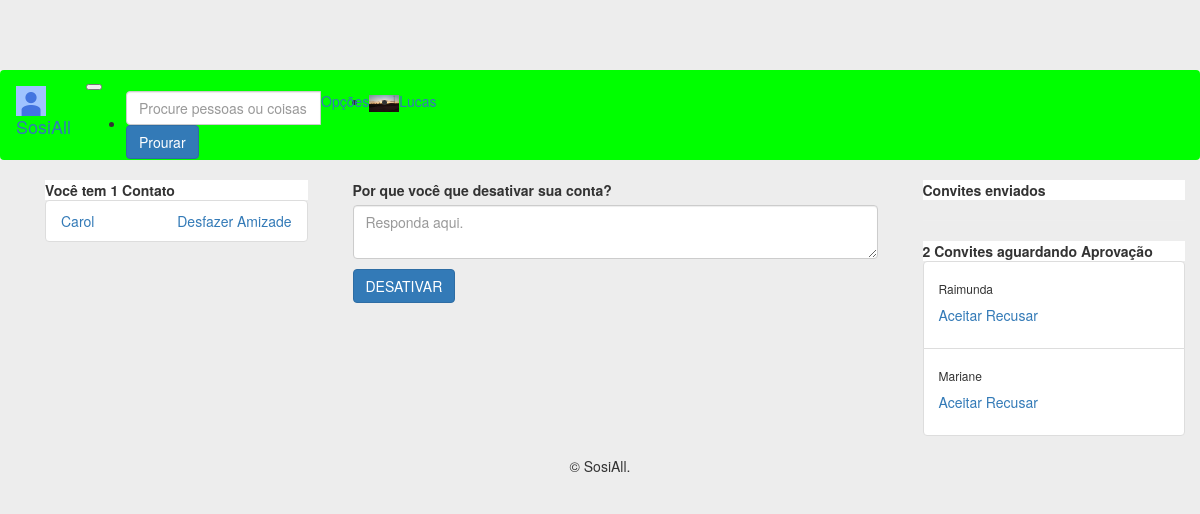
Before: /desativar/ (signed in) with the older database file.
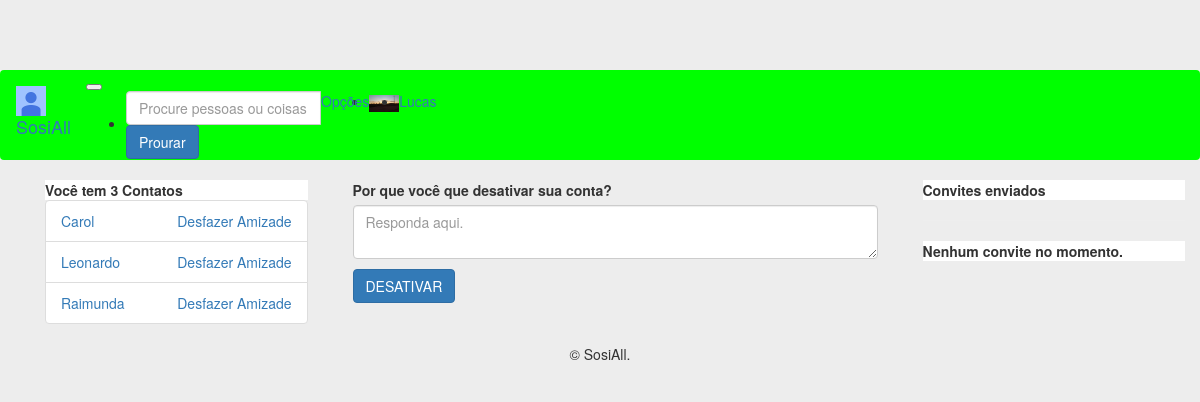
After: the same page with the newer database file.
### perfis/models.py (models this page shows, shortened)
class Perfil(models.Model):
    nome = models.CharField(max_length=255, null=False)
    telefone = models.CharField(max_length=15, null=False)
    nome_empresa = models.CharField(max_length=255, null=False)
    contatos = models.ManyToManyField('Perfil')
    usuario = models.OneToOneField(User, related_name='perfil', on_delete=models.CASCADE)
    criado_em = models.DateTimeField(auto_now_add=True)
    atualizado_em = models.DateTimeField(auto_now=True)
    convidavel = models.BooleanField(blank=True, null=True)
    ativa = models.BooleanField(default=True)
    justificativa = models.TextField(null=True)
    bloqueado = models.BooleanField(default=False)
    error_mensage = models.CharField(max_length=512, null=True)
    foto = models.ImageField(blank=True, null=True, upload_to='media/')
    capa = models.ImageField(blank=True, null=True, upload_to='media/')
    class Meta:
        ordering = ('nome',)
    def __str__(self):
        return self.nome

class Convite(models.Model):
    solicitante = models.ForeignKey(Perfil, on_delete=models.CASCADE, related_name='convites_feitos')
    convidado = models.ForeignKey(Perfil, on_delete=models.CASCADE, related_name='convites_recebidos')

### perfis/views.py (the view)
# urls.py: path('desativar/',views.desativar, name='desativar'),
def desativar(request):
    if request.method == 'POST':
        perfil = Perfil.objects.get(usuario=request.user)
        perfil.ativa = False
        perfil.justificativa = request.POST['justificativa']
        perfil.save()
        return redirect('login')
    else:
        return render(request, 'perfis/desativar.html',{'perfil_logado':get_perfil_logado(request)})

### perfis/views.py (called while the page is built)
def get_perfil_logado(request):
    return request.user.perfil

### perfis/templates/perfis/desativar.html (shortened to what this page needs)
{% extends 'perfis/base_b.html' %}
{% block body %}
<div class="col-lg-12">
	<form action="{% url 'desativar' %}" method="post" accept-charset="utf-8">
		<label>Por que você que desativar sua conta?</label>
		<p><textarea name="justificativa"  placeholder="Responda aqui."class="form-control" required></textarea></p>
		<button type="submit" class="btn btn-primary">DESATIVAR</button>
	</form>
</div>
{% endblock %}

### perfis/templates/perfis/base_b.html (shortened to what the changed rows need)
<!DOCTYPE html>
{% load static %}
<html>
<head>
	<link rel="stylesheet" href="{% static 'bootstrap/css/bootstrap.min.css' %}">
    <link rel="stylesheet" href="{% static 'fontawesome/css/fontawesome-all.min.css' %}">
    <link rel="stylesheet" href="{% static 'styles/basic.css' %}">
</head>
<body>
	<div class="container">
    	<div class="container">
    		<div class="row">
    			<div class="col-md-3" id="nav">
    			{% if perfil_logado.bloqueado == False %}
    				<div class="card">
			            {% with total=perfil_logado.contatos.count %}
			                {% if total %}
			                    <div class="card-header">
			                        <strong>Você tem  {{ total }}
			                            Contato{{ total|pluralize }}
			                        </strong>
			                    </div>
			                    <ul class="list-group">
			                        {% for perfil in perfil_logado.contatos.all %}
			                            <li class="list-group-item">
			                                <a href="{% url 'exibir' perfil.id %}">
			                                    {{ perfil }}
			                                </a>
			                                <a class="pull-right" href="{% url 'desfazer' perfil.id %}" onclick="return confirm('Deseja mesmo  desfazer amizade com {{perfil.nome}}?')">
			                                    Desfazer Amizade
			                                </a>
			                            </li>
			                        {% endfor %}
			                    </ul>
			                {% else %}
			                    <div class="pcard-header">
			                        <strong>Você não tem contatos</strong>
			                    </div>
			                {% endif %}
			            {% endwith %}
			        </div>
    			{% endif %}
    			</div>
    			<div class="col-md-3" id="aside">
    			{% if perfil_logado.bloqueado == False %}
					<div class="card">
						 {% with total=perfil_logado.convites_recebidos.count %}
						 {% if total %}
						<div class="card-header">
							<strong>
								{{ total }} Convite{{ total|pluralize }} aguardando Aprovação
			                </strong>
						</div>
						<ul class="list-group list-group-flush">
						{% for convite in perfil_logado.convites_recebidos.all %}
							<li class="list-group-item">
								<div class="card-body" id="card-body">
									<h6 class="card-text">{{ convite.solicitante.nome }}</h6>
									<a href="{% url 'aceitar' convite.id %}" class="card-link">Aceitar</a>
									<a href="{% url 'recusar' convite.id %}" class="card-link">Recusar</a>
								</div>
							</li>
						{% endfor %}
						</ul>
						{% else %}
						<div class="card-header">
							<strong>Nenhum convite no momento.</strong>
						</div>
						{% endif %}
						{% endwith %}
					</div>
				{% endif %}
    			</div>
    		</div>
    	</div>
	</div>
</body>
</html>

Changed rows visible on the page:
removed Convite: solicitante.nome "Raimunda"
removed Convite: solicitante.nome "Mariane"
now on this page (row unchanged): Perfil: nome "Leonardo"
now on this page (row unchanged): Perfil: nome "Raimunda"
Other visible differences:
{{ total }}: "1" → "3"
{{ total }}: "2" → (not shown)
text no longer shown: "Convite aguardando Aprovação"
text now shown: "Nenhum convite no momento."
